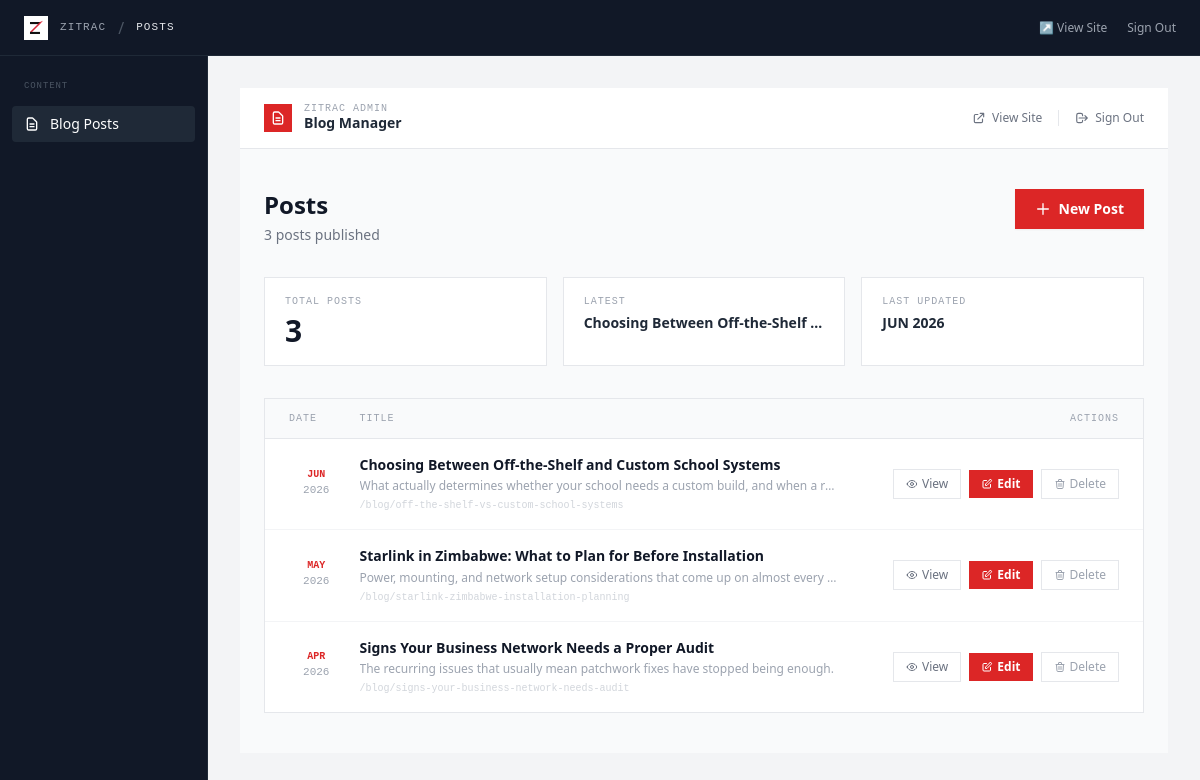
The page /admin/posts (signed in) on the database its author committed.
### models.py (models this page shows)
class Post(db.Model):
    id = db.Column(db.Integer, primary_key=True)
    slug = db.Column(db.String(200), unique=True, nullable=False)
    title = db.Column(db.String(200), nullable=False)
    excerpt = db.Column(db.String(400), nullable=False)
    content = db.Column(db.Text, nullable=False)
    image = db.Column(db.String(200), nullable=True)
    month = db.Column(db.String(10), nullable=False)
    year = db.Column(db.String(10), nullable=False)
    published_at = db.Column(db.DateTime, nullable=False)

### app.py (the view)
@app.route('/admin/posts')
@login_required
def admin_posts():
    posts = Post.query.order_by(Post.published_at.desc()).all()
    return render_template('admin/posts_list.html', posts=posts, active='posts')

### app.py (called while the page is built)
@app.before_request
def check_maintenance():
    if os.path.exists(MAINTENANCE_FLAG) and not request.path.startswith('/admin'):
        return render_template('errors/maintenance.html'), 503

def login_required(f):
    @wraps(f)
    def decorated(*args, **kwargs):
        if not session.get('is_admin'):
            return redirect(url_for('admin_login', next=request.path))
        return f(*args, **kwargs)
    return decorated

@app.context_processor
def inject_helpers():
    return dict(resolve_image=resolve_image)

@app.context_processor
def inject_globals():
    return dict(nav_items=NAV_ITEMS, current_year=datetime.now().year)

### templates/admin/posts_list.html (shortened to what this page needs)
{% extends "base_admin.html" %}
{% block breadcrumb %}Posts{% endblock %}
{% block content %}
<div class="min-h-[80vh] bg-gray-50">
    <div class="bg-white border-b border-gray-200">
        <div class="max-w-6xl mx-auto px-6 py-4 flex items-center justify-between">
            <div class="flex items-center gap-3">
                <div class="w-7 h-7 bg-red-600 flex items-center justify-center">
                    <svg class="w-4 h-4 text-white" fill="none" stroke="currentColor" viewBox="0 0 24 24">
                        <path stroke-linecap="round" stroke-linejoin="round" stroke-width="2" d="M9 12h6m-6 4h6m2 5H7a2 2 0 01-2-2V5a2 2 0 012-2h5.586a1 1 0 01.707.293l5.414 5.414a1 1 0 01.293.707V19a2 2 0 01-2 2z"/>
                    </svg>
                </div>
                <div>
                    <p class="font-mono text-[10px] tracking-widest text-gray-400 uppercase leading-none">ZITRAC Admin</p>
                    <p class="text-sm font-semibold text-gray-800 leading-tight">Blog Manager</p>
                </div>
            </div>
            <div class="flex items-center gap-4">
                <a href="/" target="_blank" class="flex items-center gap-1.5 text-xs text-gray-500 hover:text-gray-800 transition-colors">
                    <svg class="w-3.5 h-3.5" fill="none" stroke="currentColor" viewBox="0 0 24 24">
                        <path stroke-linecap="round" stroke-linejoin="round" stroke-width="2" d="M10 6H6a2 2 0 00-2 2v10a2 2 0 002 2h10a2 2 0 002-2v-4M14 4h6m0 0v6m0-6L10 14"/>
                    </svg>
                    View Site
                </a>
                <a href="{{ url_for('admin_logout') }}" class="flex items-center gap-1.5 text-xs text-gray-500 hover:text-red-600 transition-colors">
                    <svg class="w-3.5 h-3.5" fill="none" stroke="currentColor" viewBox="0 0 24 24">
                        <path stroke-linecap="round" stroke-linejoin="round" stroke-width="2" d="M17 16l4-4m0 0l-4-4m4 4H7m6 4v1a3 3 0 01-3 3H6a3 3 0 01-3-3V7a3 3 0 013-3h4a3 3 0 013 3v1"/>
                    </svg>
                    Sign Out
                </a>
            </div>
        </div>
    </div>
    <div class="max-w-6xl mx-auto px-6 py-10">
        <div class="flex items-start justify-between mb-8">
            <div>
                <h1 class="text-2xl font-bold text-gray-900">Posts</h1>
                <p class="text-sm text-gray-500 mt-1">
                    {{ posts|length }} post{{ 's' if posts|length != 1 else '' }} published
                </p>
            </div>
            <a href="{{ url_for('admin_post_new') }}"
               class="inline-flex items-center gap-2 px-5 py-2.5 bg-red-600 text-white text-sm font-semibold hover:bg-red-700 transition-colors duration-200 shadow-sm">
                <svg class="w-4 h-4" fill="none" stroke="currentColor" viewBox="0 0 24 24">
                    <path stroke-linecap="round" stroke-linejoin="round" stroke-width="2" d="M12 4v16m8-8H4"/>
                </svg>
                New Post
            </a>
        </div>
        <div class="grid grid-cols-3 gap-4 mb-8">
            <div class="bg-white border border-gray-200 px-5 py-4">
                <p class="font-mono text-[10px] tracking-widest text-gray-400 uppercase mb-1">Total Posts</p>
                <p class="text-3xl font-bold text-gray-900">{{ posts|length }}</p>
            </div>
            <div class="bg-white border border-gray-200 px-5 py-4">
                <p class="font-mono text-[10px] tracking-widest text-gray-400 uppercase mb-1">Latest</p>
                <p class="text-sm font-semibold text-gray-800 mt-1 truncate">
                    {% if posts %}{{ posts[0].title }}{% else %}—{% endif %}
                </p>
            </div>
            <div class="bg-white border border-gray-200 px-5 py-4">
                <p class="font-mono text-[10px] tracking-widest text-gray-400 uppercase mb-1">Last Updated</p>
                <p class="text-sm font-semibold text-gray-800 mt-1">
                    {% if posts %}{{ posts[0].month }} {{ posts[0].year }}{% else %}—{% endif %}
                </p>
            </div>
        </div>
        <div class="bg-white border border-gray-200 overflow-hidden">
            <div class="grid grid-cols-12 gap-4 px-6 py-3 bg-gray-50 border-b border-gray-200">
                <div class="col-span-1">
                    <p class="font-mono text-[10px] tracking-widest text-gray-400 uppercase">Date</p>
                </div>
                <div class="col-span-7">
                    <p class="font-mono text-[10px] tracking-widest text-gray-400 uppercase">Title</p>
                </div>
                <div class="col-span-4">
                    <p class="font-mono text-[10px] tracking-widest text-gray-400 uppercase text-right">Actions</p>
                </div>
            </div>
            {% for post in posts %}
            <div class="grid grid-cols-12 gap-4 items-center px-6 py-4 {% if not loop.first %}border-t border-gray-100{% endif %} hover:bg-gray-50 transition-colors group">
                <div class="col-span-1">
                    <div class="text-center">
                        <p class="font-mono text-[10px] font-bold text-red-600 leading-none">{{ post.month }}</p>
                        <p class="font-mono text-[11px] text-gray-400 mt-0.5">{{ post.year }}</p>
                    </div>
                </div>
                <div class="col-span-7">
                    <p class="font-semibold text-gray-900 text-sm leading-snug group-hover:text-red-600 transition-colors">
                        {{ post.title }}
                    </p>
                    <p class="text-xs text-gray-400 mt-1 truncate max-w-lg">
                        {{ post.excerpt[:100] }}{% if post.excerpt|length > 100 %}…{% endif %}
                    </p>
                    <p class="font-mono text-[10px] text-gray-300 mt-1">/blog/{{ post.slug }}</p>
                </div>
                <div class="col-span-4 flex items-center justify-end gap-2">
                    <a href="{{ url_for('blog_post', slug=post.slug) }}" target="_blank"
                       class="inline-flex items-center gap-1 px-3 py-1.5 text-xs text-gray-500 border border-gray-200 hover:border-gray-400 hover:text-gray-800 transition-colors">
                        View
                    </a>
                    <a href="{{ url_for('admin_post_edit', post_id=post.id) }}"
                       class="inline-flex items-center gap-1 px-3 py-1.5 text-xs text-white bg-red-600 hover:bg-red-700 transition-colors font-semibold">
                        <svg class="w-3 h-3" fill="none" stroke="currentColor" viewBox="0 0 24 24">
                            <path stroke-linecap="round" stroke-linejoin="round" stroke-width="2" d="M11 5H6a2 2 0 00-2 2v11a2 2 0 002 2h11a2 2 0 002-2v-5m-1.414-9.414a2 2 0 112.828 2.828L11.828 15H9v-2.828l8.586-8.586z"/>
                        </svg>
                        Edit
                    </a>
                    <form action="{{ url_for('admin_post_delete', post_id=post.id) }}" method="POST"
                          onsubmit="return confirm('Permanently delete "{{ post.title }}"?');">
                        <button type="submit"
                                class="inline-flex items-center gap-1 px-3 py-1.5 text-xs text-gray-400 border border-gray-200 hover:border-red-300 hover:text-red-600 hover:bg-red-50 transition-colors">
                            <svg class="w-3 h-3" fill="none" stroke="currentColor" viewBox="0 0 24 24">
                                <path stroke-linecap="round" stroke-linejoin="round" stroke-width="2" d="M19 7l-.867 12.142A2 2 0 0116.138 21H7.862a2 2 0 01-1.995-1.858L5 7m5 4v6m4-6v6m1-10V4a1 1 0 00-1-1h-4a1 1 0 00-1 1v3M4 7h16"/>
                            </svg>
                            Delete
                        </button>
                    </form>
                </div>
            </div>
            {% endfor %}
        </div>
    </div>
</div>
{% endblock %}

### rows shown on the page
Post: title "Choosing Between Off-the-Shelf…", month "JUN", year "2026", title "Choosing Between Off-the-Shelf and Custom School Systems", excerpt "What actually determines whether your school needs a custom build, and when a r…", slug "off-the-shelf-vs-custom-school-systems"
Post: month "MAY", year "2026", title "Starlink in Zimbabwe: What to Plan for Before Installation", excerpt "Power, mounting, and network setup considerations that come up on almost every…", slug "starlink-zimbabwe-installation-planning"
Post: month "APR", year "2026", title "Signs Your Business Network Needs a Proper Audit", excerpt "The recurring issues that usually mean patchwork fixes have stopped being enough.", slug "signs-your-business-network-needs-audit"

### other values the page prints
{{ posts|length }} "3"
{{ 's' if posts|length != 1 else '' }} "s"
